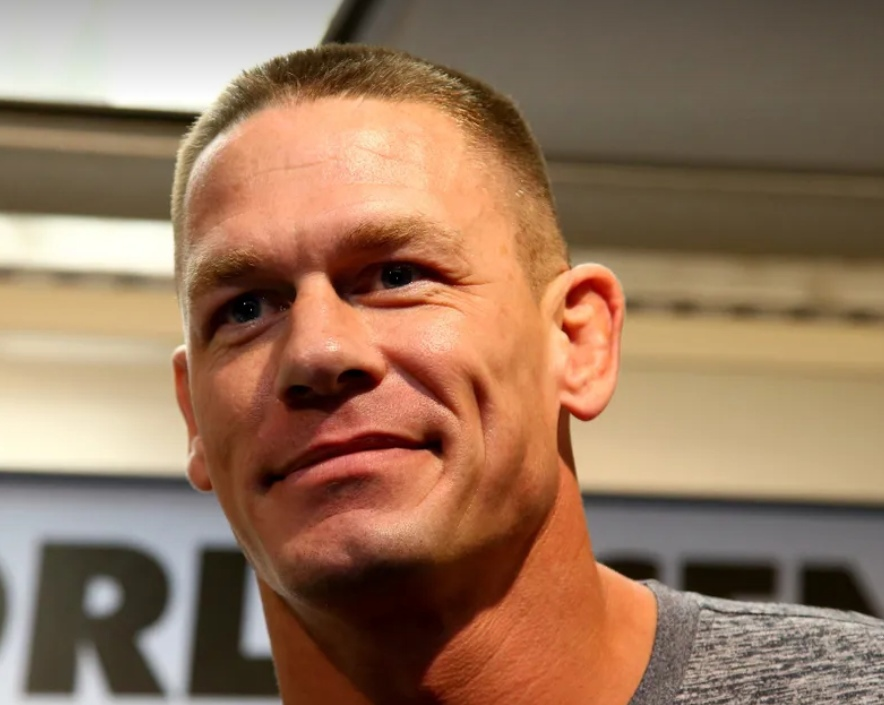
#> input picture cena.jpg, 884 x 705 px
$ python -i optimized_face_processor.py   (imports and definitions only)
#> lines starting #> are read from the running program, lines starting #| are printed output that depends on the picture
import cv2
import numpy as np
from typing import Tuple, List, Optional
import os
from app.database import BiometricDatabase
from app.kd_tree import KDTree

class OptimizedFaceProcessor:
    def __init__(self):
        """Инициализация процессора лиц"""
        # Загружаем каскадный классификатор
        cascade_path = 'haarcascade_frontalface_default.xml'
        if not os.path.exists(cascade_path):
            raise FileNotFoundError(f"Файл каскадного классификатора не найден: {cascade_path}")

        self.face_cascade = cv2.CascadeClassifier(cascade_path)
        if self.face_cascade.empty():
            raise ValueError("Не удалось загрузить каскадный классификатор")

        # Инициализируем базу данных
        self.db = BiometricDatabase()

        # Инициализируем k-d дерево
        self.kd_tree = KDTree()

        # Загружаем существующие лица в k-d дерево
        self._load_faces_to_tree()

    # [68 lines left out: functions _load_faces_to_tree, detect_face, add_face, recognize_face, not called in this run]

    def save_state(self) -> None:
        """Сохраняет состояние процессора"""
        self.kd_tree.save('kd_tree.pkl')

    def load_state(self) -> None:
        """Загружает состояние процессора"""
        self.kd_tree.load('kd_tree.pkl')

>>> import cv2
>>> picture = cv2.imread('../cena.jpg', cv2.IMREAD_GRAYSCALE)
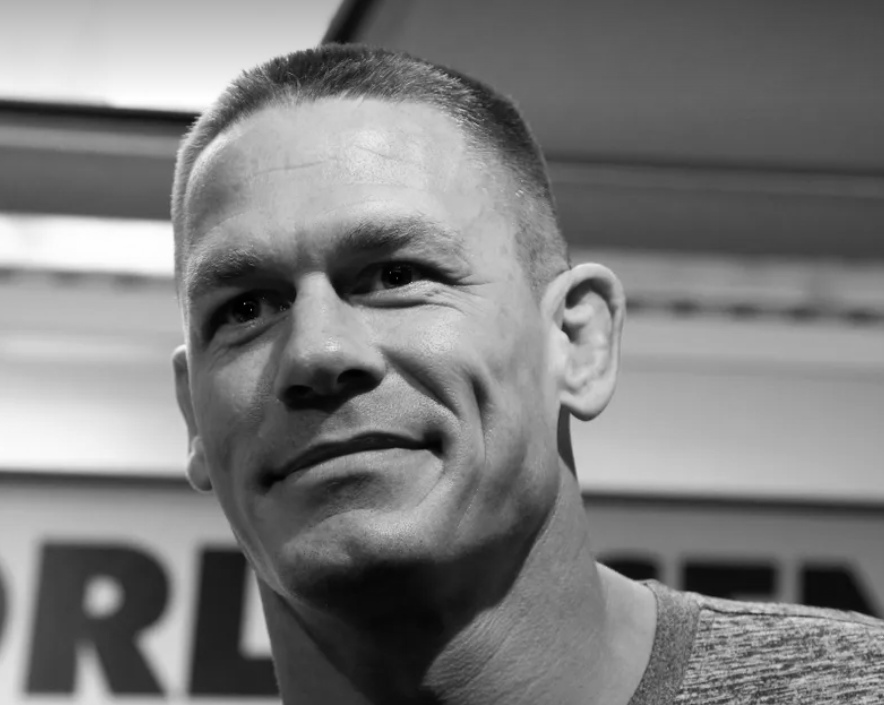
#> picture: shape (705, 884); min 0, max 255, mean 124.5
#> (the run stopped early here; a loop or call above may not have finished)

$ run again, on randomname.jpg
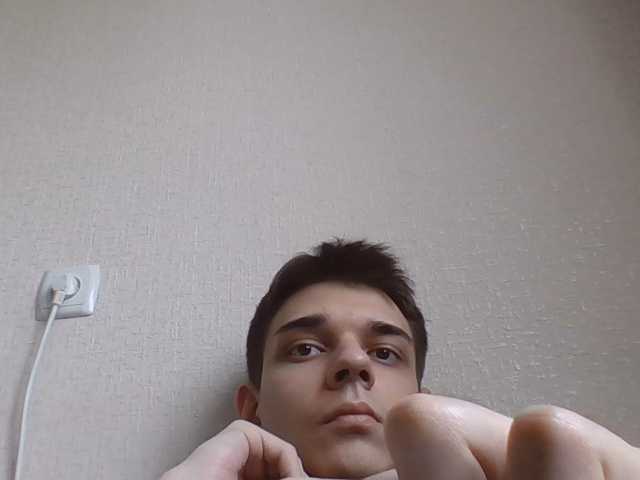
#> input picture randomname.jpg, 640 x 480 px
#> `picture = cv2.imread('../cena.jpg', cv2.IMREAD_GRAYSCALE)`:
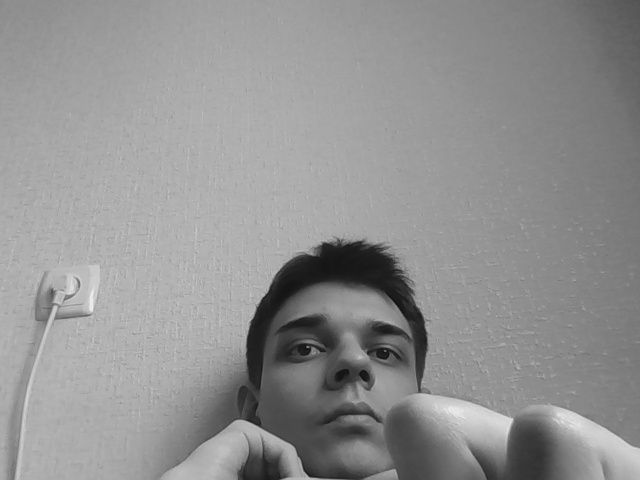
#> picture: shape (480, 640); min 16, max 237, mean 145.8

$ run again, on snapshot.jpg
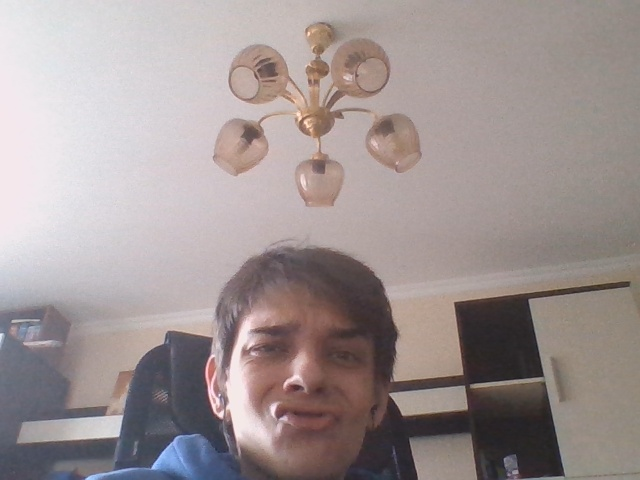
#> input picture snapshot.jpg, 640 x 480 px
#> `picture = cv2.imread('../cena.jpg', cv2.IMREAD_GRAYSCALE)`:
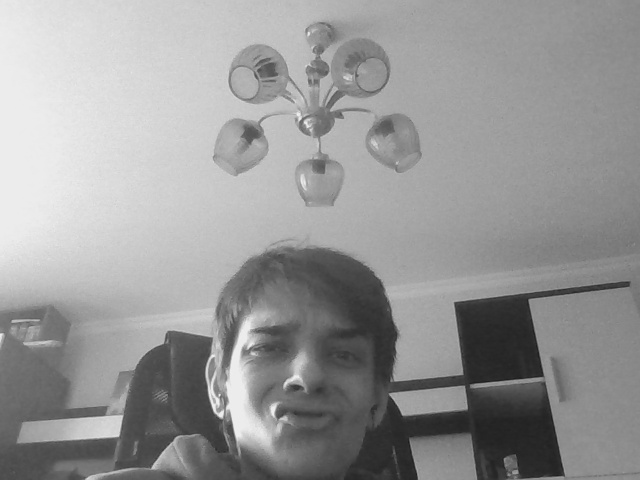
#> picture: shape (480, 640); min 27, max 241, mean 151.1
